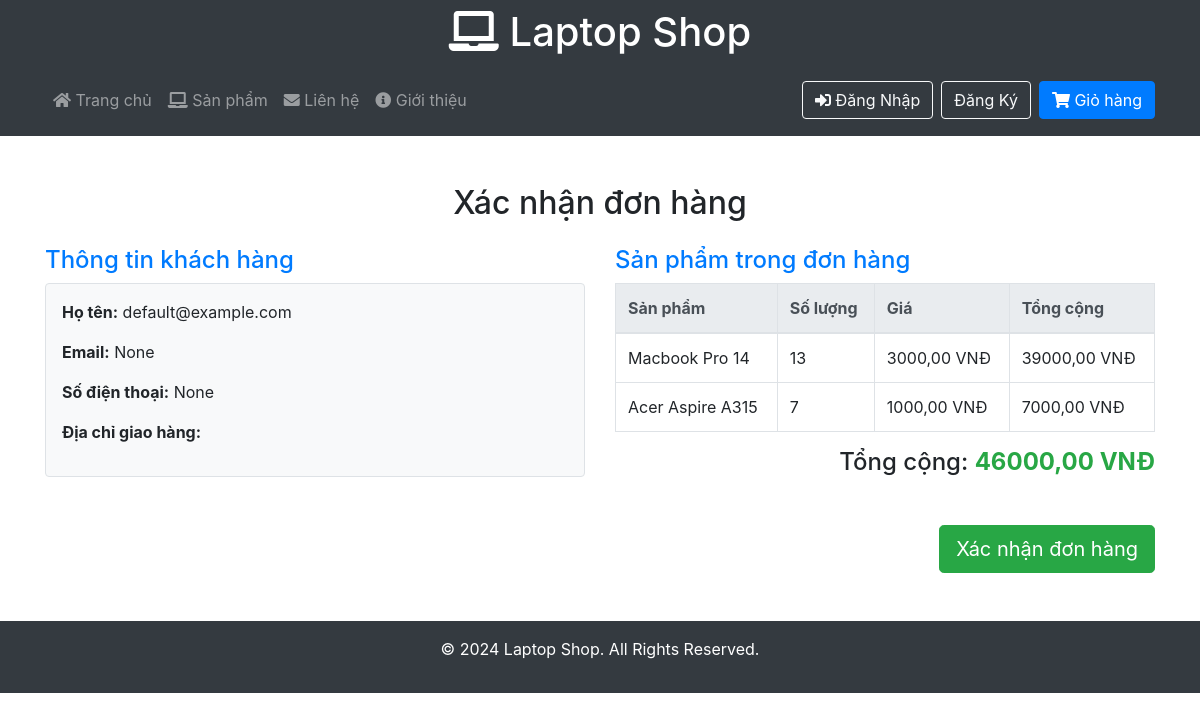
/order_confirmation/1/, run on the app's committed database.
### products/models.py (models this page shows, shortened)
class Order(models.Model):
    user = models.ForeignKey(settings.AUTH_USER_MODEL, on_delete=models.SET_NULL, null=True, blank=True)
    created_at = models.DateTimeField(auto_now_add=True)
    completed = models.BooleanField(default=False)
    customer_name = models.CharField(max_length=255)
    customer_email = models.EmailField(null=True, blank=True)
    customer_phone = models.CharField(max_length=15, null=True, blank=True)
    shipping_address = models.TextField()
    @property
    def get_total_price(self):
        total = sum([item.get_total_price for item in self.items.all()])
        return total

class OrderItem(models.Model):
    product = models.ForeignKey(Laptop, on_delete=models.CASCADE)  # Sử dụng Laptop làm sản phẩm
    order = models.ForeignKey(Order, on_delete=models.CASCADE, related_name='items')
    quantity = models.PositiveIntegerField(default=1)
    @property
    def get_total_price(self):
        return self.quantity * self.product.price

class Laptop(models.Model):
    name = models.CharField(max_length=255)
    description = models.TextField()
    price = models.DecimalField(max_digits=10, decimal_places=2)
    image = models.ImageField(upload_to='laptops/')  # Hình ảnh chính của laptop
    created_at = models.DateTimeField(auto_now_add=True)

### products/views.py (the view)
# urls.py: path('order_confirmation/<int:order_id>/', order_confirmation, name='order_confirmation'),
def order_confirmation(request, order_id):
    order = get_object_or_404(Order, id=order_id)
    order_items = order.items.all()  # Lấy tất cả các mục sản phẩm trong đơn hàng
    return render(request, 'products/order_confirmation.html', {
        'order': order,
        'order_items': order_items,
        'cart_item_count': get_cart_item_count(request)
    })

### products/views.py (called while the page is built)
def get_cart_item_count(request):
    cart = request.session.get('cart', {})
    return sum(item['quantity'] for item in cart.values())

### products/templates/products/order_confirmation.html (shortened to what this page needs)
{% include 'products/header.html' %}
<main class="container my-5">
    <h2 class="text-center mb-4">Xác nhận đơn hàng</h2>
    <div class="row">
        <div class="col-md-6">
            <h4 class="text-primary">Thông tin khách hàng</h4>
            <div class="p-3 mb-4 bg-light border rounded">
                <p><strong>Họ tên:</strong> {{ order.customer_name }}</p>
                <p><strong>Email:</strong> {{ order.customer_email }}</p>
                <p><strong>Số điện thoại:</strong> {{ order.customer_phone }}</p>
                <p><strong>Địa chỉ giao hàng:</strong> {{ order.shipping_address }}</p>
            </div>
        </div>
        <div class="col-md-6">
            <h4 class="text-primary">Sản phẩm trong đơn hàng</h4>
            <div class="table-responsive">
                <table class="table table-bordered">
                    <thead class="thead-light">
                        <tr>
                            <th>Sản phẩm</th>
                            <th>Số lượng</th>
                            <th>Giá</th>
                            <th>Tổng cộng</th>
                        </tr>
                    </thead>
                    <tbody>
                        {% for item in order_items %}
                        <tr>
                            <td>{{ item.product.name }}</td>
                            <td>{{ item.quantity }}</td>
                            <td>{{ item.product.price }} VNĐ</td>
                            <td>{{ item.get_total_price }} VNĐ</td>
                        </tr>
                        {% endfor %}
                    </tbody>
                </table>
            </div>
            <h4 class="text-right">Tổng cộng: <strong class="text-success">{{ order.get_total_price }} VNĐ</strong></h4>
        </div>
    </div>
    <div class="text-right mt-4">
        <form method="POST">
            <button type="submit" class="btn btn-success btn-lg">Xác nhận đơn hàng</button>
        </form>
    </div>
</main>
{% include 'products/footer.html' %}

### data on the page
Order: customer_name "default@example.com", customer_email "None", customer_phone "None", get_total_price "46000,00"
OrderItem: product.name "Macbook Pro 14", quantity "13", product.price "3000,00", get_total_price "39000,00"
OrderItem: product.name "Acer Aspire A315", quantity "7", product.price "1000,00", get_total_price "7000,00"
